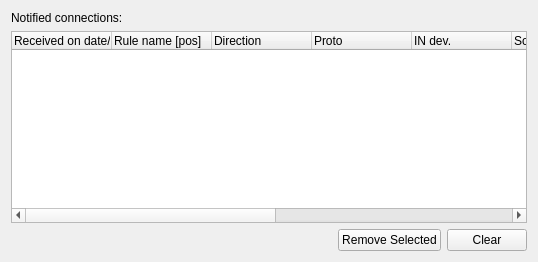
       <widget class="QWidget" name="pageNotifiedPackets">
        <layout class="QGridLayout">
         <item row="0" column="0" colspan="3">
          <widget class="QLabel" name="label">
           <property name="sizePolicy">
            <sizepolicy hsizetype="Preferred" vsizetype="Fixed">
             <horstretch>0</horstretch>
             <verstretch>0</verstretch>
            </sizepolicy>
           </property>
           <property name="text">
            <string>Notified connections:</string>
           </property>
          </widget>
         </item>
         <item row="1" column="0" colspan="3">
          <widget class="IQFNotifiedPackets" name="treeWidgetMatchedPackets">
           <property name="alternatingRowColors">
            <bool>true</bool>
           </property>
           <property name="selectionMode">
            <enum>QAbstractItemView::ExtendedSelection</enum>
           </property>
           <property name="columnCount">
            <number>10</number>
           </property>
           <column>
            <property name="text">
             <string>Received on date/time</string>
            </property>
           </column>
           <column>
            <property name="text">
             <string>Rule name [pos]</string>
            </property>
           </column>
           <column>
            <property name="text">
             <string>Direction</string>
            </property>
           </column>
           <column>
            <property name="text">
             <string>Proto</string>
            </property>
           </column>
           <column>
            <property name="text">
             <string>IN dev.</string>
            </property>
           </column>
           <column>
            <property name="text">
             <string>Source IP addr.</string>
            </property>
           </column>
           <column>
            <property name="text">
             <string>SRC Port</string>
            </property>
           </column>
           <column>
            <property name="text">
             <string>OUT dev.</string>
            </property>
           </column>
           <column>
            <property name="text">
             <string>Destination IP</string>
            </property>
           </column>
           <column>
            <property name="text">
             <string>Dest. port</string>
            </property>
           </column>
          </widget>
         </item>
         <item row="2" column="0">
          <spacer>
           <property name="orientation">
            <enum>Qt::Horizontal</enum>
           </property>
           <property name="sizeHint" stdset="0">
            <size>
             <width>321</width>
             <height>20</height>
            </size>
           </property>
          </spacer>
         </item>
         <item row="2" column="1">
          <widget class="IQFPushButton" name="pushButtonRemoveSelected">
           <property name="text">
            <string>Remove Selected</string>
           </property>
          </widget>
         </item>
         <item row="2" column="2">
          <widget class="IQFPushButton" name="pushButtonClearNotified">
           <property name="text">
            <string>Clear</string>
           </property>
          </widget>
         </item>
        </layout>
       </widget>
